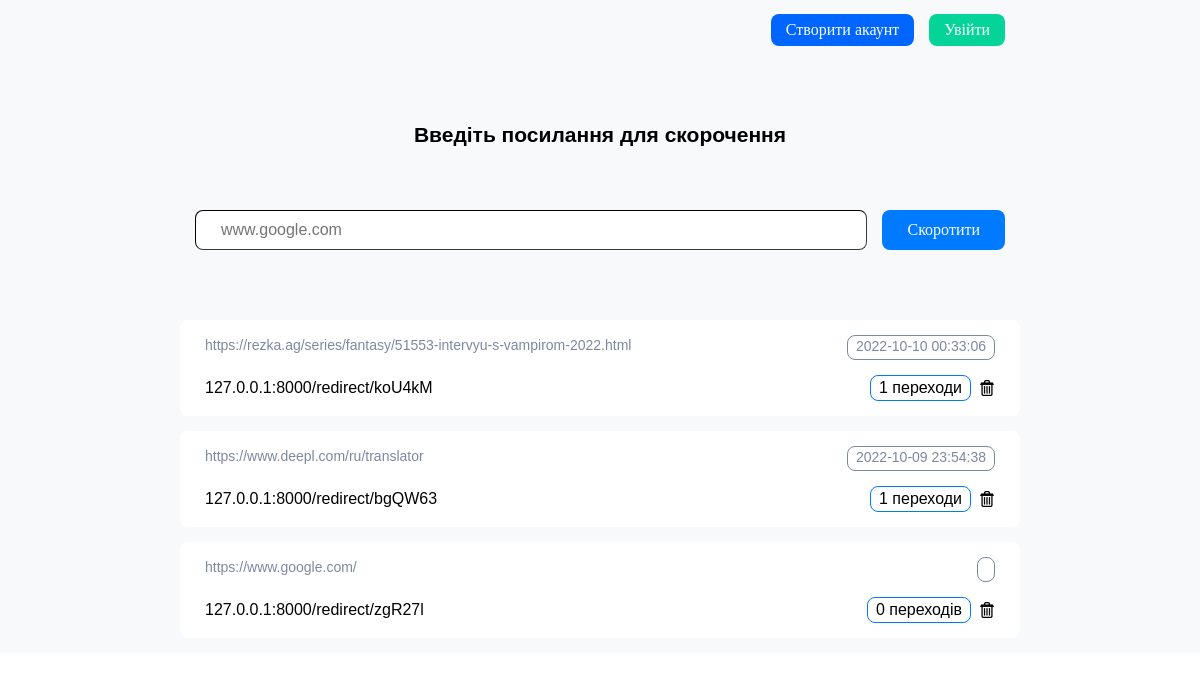
The app's page /, older data.
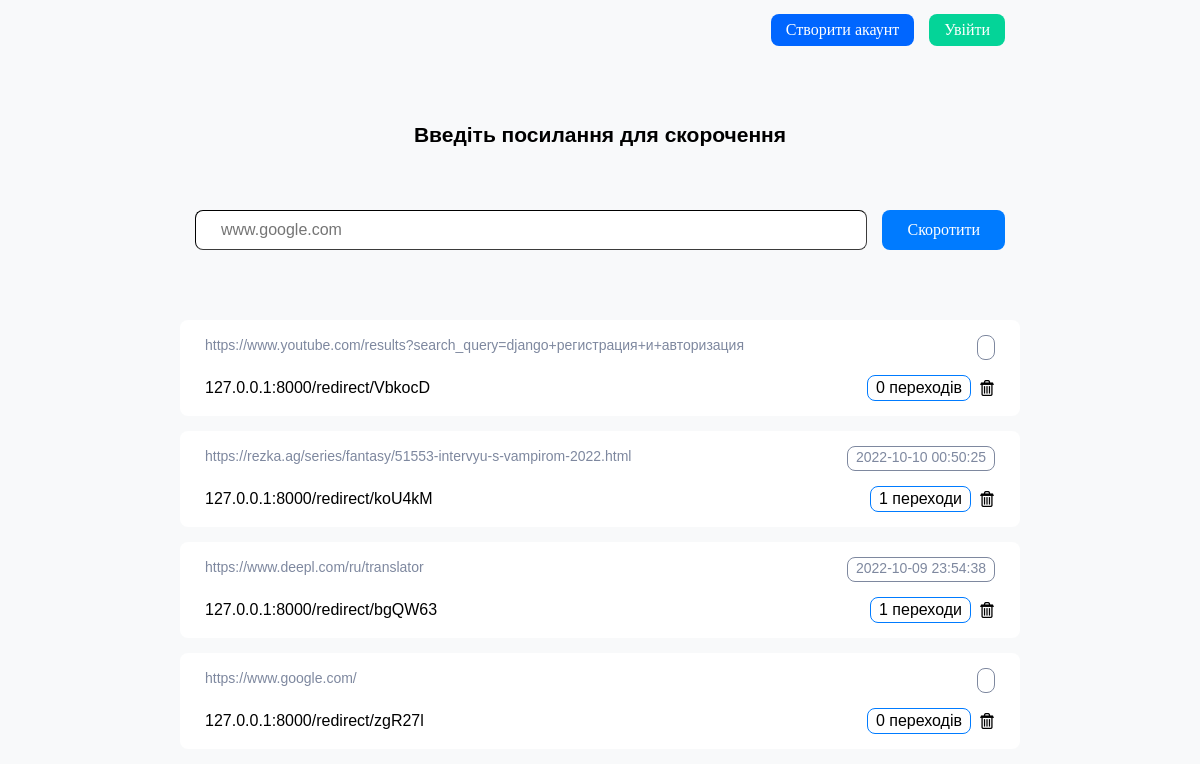
The same page, newer data.
### urlshorded/models.py (models this page shows, shortened)
class Links(models.Model):
    main_links = models.TextField(blank=False)
    short_links = models.TextField(blank=False)
    deleted = models.BooleanField(default=False)
    owner_id = models.ForeignKey('UserInfo', on_delete=models.PROTECT, null=True)
    owner_ip = models.ForeignKey('Guests', on_delete=models.PROTECT, null=True)
    def get_guest_data(self, ip):
        guest = Guests()
        id_guest = guest.get_id_guests(ip)
        list_items = Links.objects.raw(
            f'SELECT *, (SELECT  count(id_links_id) FROM  urlshorded_clicktolinks WHERE id_links_id=urlshorded_links.id GROUP BY (id_links_id))  as cliks, (SELECT time_visit FROM urlshorded_clicktolinks WHERE id_links_id=urlshorded_links.id ORDER BY time_visit DESC LIMIT 1) as time_visit  FROM urlshorded_links WHERE (owner_ip_id={id_guest} AND  deleted=False) ORDER BY id DESC'
        )
        return list_items

### urlshorded/views.py (the view)
# urls.py: path('', homepage, name='home'),
def homepage(request):
    listcon = Links()
    ip_guest = get_client_ip(request)
    list_items = listcon.get_guest_data(ip_guest)
    if request.method == 'POST':
        form = GetUrlForm(request.POST)
        if form.is_valid():
            hash = generate_url_hash()
            listcon.add_new_link(form.cleaned_data['main_links'],
                                 hash=hash,
                                 owner_ip=ip_guest,
                                 )
            return redirect('home')
    else:
        form = GetUrlForm()
    param = {
        'list_items': list_items,
        'form': form,
    }
    return render(request, 'urlshorded/index.html', context=param)

### urlshorded/forms.py
class GetUrlForm(forms.Form):
    main_links = forms.CharField(label='', widget=forms.TextInput(attrs={'class': 'form_for_ulr',
                                                                         'placeholder': "www.google.com",
                                                                         }))

### urlshorded/models.py (called while the page is built)
    def get_id_guests(self, ip_guest):
        id_guest = Guests.objects.filter(ip=ip_guest)[0].pk
        if id_guest:
            return id_guest

### urlshorded/other.py (called while the page is built)
def get_client_ip(request) -> str:
    x_forwarded_for = request.META.get('HTTP_X_FORWARDED_FOR')
    if x_forwarded_for:
        ip = x_forwarded_for.split(',')[0]
    else:
        ip = request.META.get('REMOTE_ADDR')
    return ip

### urlshorded/templates/urlshorded/index.html (shortened to what this page needs)
{% load static %}
<!DOCTYPE html>
<html>
<head>
	<link rel="stylesheet" type="text/css" href="{% static 'urlshorded/css/style.css' %}">
</head>
<body>
<div class="main_page">
	<div class="conteiner">
		<div class="head">
			<div class="userbar" style="display:flex;">
				{% if request.user.is_authenticated %}
					<p style=" margin-right: 20px; font-size: 20px;">
						{{user.username}}
					</p>
					<a href="{% url 'logout'%}">
						<input type="submit" name="logout" value="Вийти" class="log_in">
					</a>
				{% else %}
					<a href="{% url 'reg'%}">
						<input type="submit" name="sign_up" value="Створити акаунт" class="create_akk">
					</a>
					<a href="{% url 'login_user' %}">
						<input type="submit" name="log_in" value="Увійти" class="log_in">
					</a>
				{% endif%}
			</div>
		</div>
		<div class="enter_link">
			<div class="main_title">
				<p>Введіть посилання для скорочення</p>
			</div>
			<div class="form_conteiner">
				<form class="fblock" action="{% url 'home' %}" method="post" >
					{{ form }}
					<input type="submit" name="shorten_link" value="Скоротити" class="shorten">
				</form>
			</div>
		</div>
		<div class="links_conteiner">
			{% for item in list_items %}
				<div class="item_link">
				<div class="block_top">
					<div class="url_main">
						<p>{{item.main_links}}</p>
					</div>
					<div class="date_info">
			 			<p>{{ item.time_visit|date:"Y-m-d  H:i:s" }}</p>
			 		</div>
				</div>
				<div class="block_bottom">
					<div class="sh_link">
						<p>127.0.0.1:8000/redirect/{{item.short_links}}</p>
					</div>
					<div class="stat_and_dell">
						<div class="value_clicks">
							{% if item.cliks > 0 %}
								<p>{{ item.cliks }} переходи </p>
							{% else %}
								<p>0 переходів </p>
							{% endif %}
						</div>
						<div class="del_but">
							<a href="{% url 'del' id_link=item.pk %}">
								<input type="submit" name="del_link" class="dell" value="" >
							</a>
						</div>
					</div>
				</div>
			</div>
			{% endfor%}
		</div>
	</div>
</div>
</body>
</html>

Row changes from the older to the newer data that the page shows:
added Links: main_links "https://www.youtube.com/results?search_query=django+регистрация+и+авторизация", short_links "VbkocD", shows "0 переходів"
computed for Links "koU4kM": time_visit "2022-10-10 00:33:06" → "2022-10-10 00:50:25"
